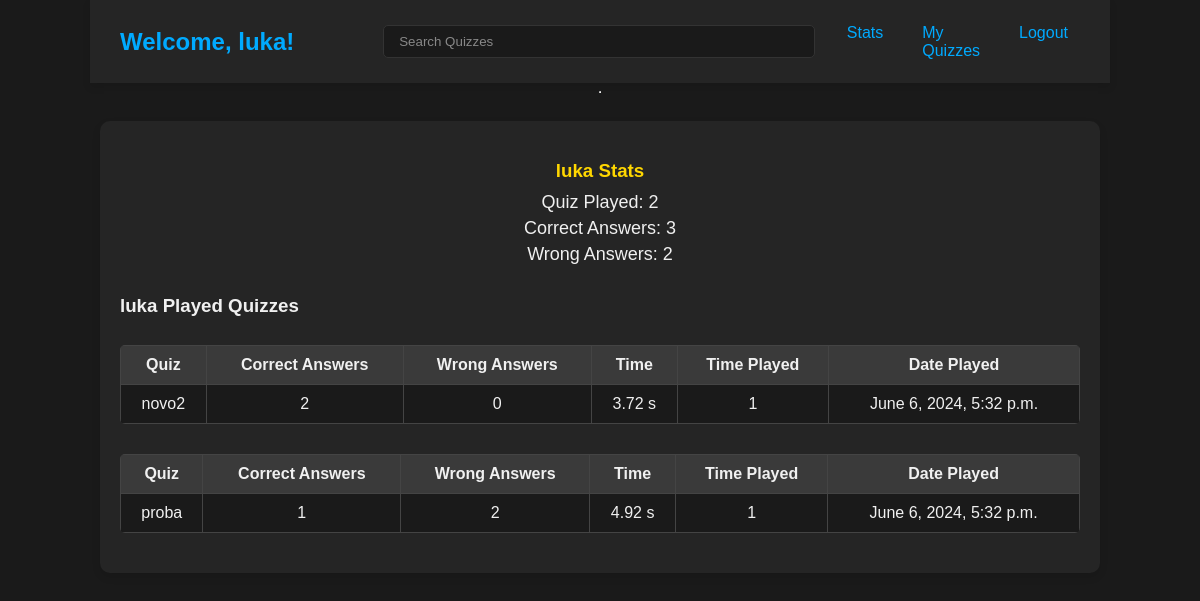
Before: /stats/ (signed in) with the older database file.
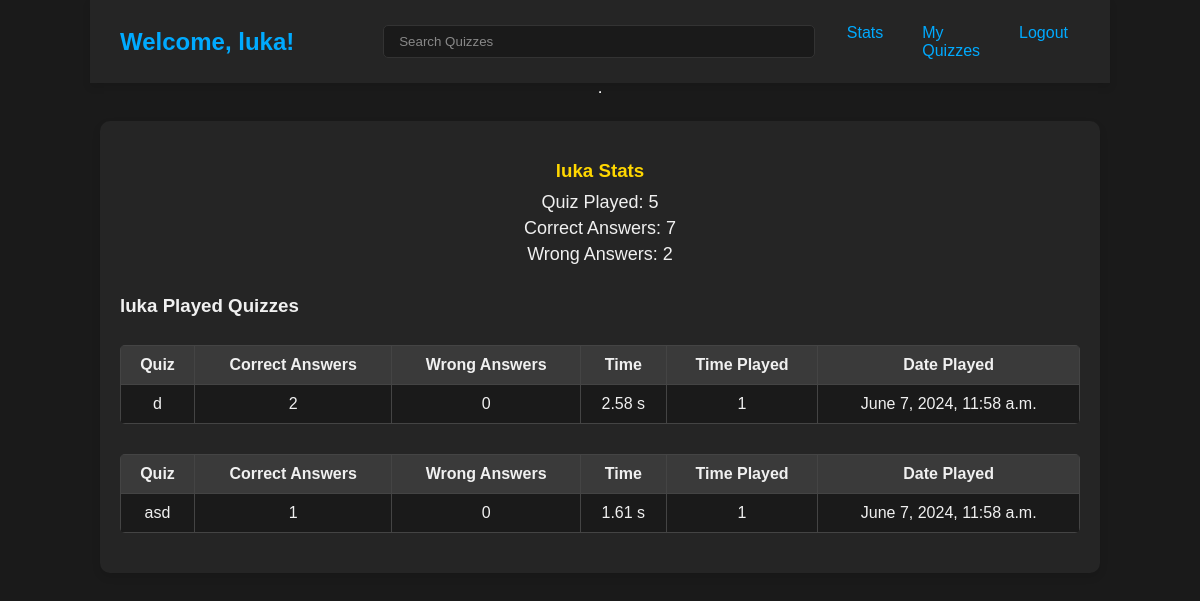
After: the same page with the newer database file.
### main/models.py (models this page shows, shortened)
class Statistic(models.Model):
    quizPlayed = models.IntegerField(default=0)
    correctAnswers = models.IntegerField(default=0)
    wrongAnswers = models.IntegerField(default=0)
    user = models.OneToOneField(User, on_delete=models.CASCADE)

class QuizStatistic(models.Model):
    correctAnswers = models.IntegerField(default=0)
    wrongAnswers = models.IntegerField(default=0)
    datePlayed = models.DateTimeField(auto_now_add=True)
    time = models.FloatField(default=0)
    timePlayed = models.IntegerField(default=0)
    quiz = models.ForeignKey(Quiz, on_delete=models.CASCADE)
    user = models.ForeignKey(User, on_delete=models.SET_NULL, null=True)

class Quiz(models.Model):
    quizName = models.CharField(max_length=100)
    numberOfQuestions = models.IntegerField(null=True, blank=False)
    author = models.ForeignKey(User, on_delete=models.SET_NULL, null=True)
    updated = models.DateTimeField(auto_now=True)
    created = models.DateTimeField(auto_now_add=True)
    public = models.BooleanField(default=False)
    class Meta:
        ordering = ["-created"]
    def __str__(self):
        return self.quizName

### main/views.py (the view)
# urls.py: path("stats/", views.user_statistic, name="stats"),
@login_required(login_url="/login")
def user_statistic(request):
    reset_quiz_statistics(request)
    user = User.objects.get(id=request.user.id)
    stats = get_object_or_404(Statistic, user=user)
    quizStats = QuizStatistic.objects.filter(user=user).order_by("-datePlayed")
    context = {"stats": stats, "quizStats": quizStats}
    return render(request, "main/statistics.html", context)

### main/views.py (called while the page is built)
def reset_quiz_statistics(request):
    quizStatistic = QuizStatistic.objects.all().last()
    if quizStatistic:
        if quizStatistic.time == 0:
            quizStatistic.delete()
            request.session["counter"] = 0
            request.session["counter1"] = 0
            request.session["timer"] = 0

### main/templates/main/statistics.html (shortened to what this page needs)
<!doctype html>
{% load static %}
<html lang="en">
<head>
    <link rel="stylesheet" type="text/css" media="screen" href="{% static 'styles/user_stats.css' %}">
</head>
<body>
{% include 'navbar.html' %}
<div class="stats-container">
    <div class="user-stats">
        <h3>{{ user.username }} Stats</h3>
        <p>Quiz Played: {{ stats.quizPlayed }}</p>
        <p>Correct Answers: {{ stats.correctAnswers }}</p>
        <p>Wrong Answers: {{ stats.wrongAnswers }}</p>
    </div>
    <div class="played-quizzes">
        <h3>{{ user.username }} Played Quizzes</h3>
        {% for q in quizStats %}
        <div class="quiz-stats">
            <div class="quiz-table-wrapper">
                <table class="quiz-table">
                    <thead>
                        <tr>
                            <th>Quiz</th>
                            <th>Correct Answers</th>
                            <th>Wrong Answers</th>
                            <th>Time</th>
                            <th>Time Played</th>
                            <th>Date Played</th>
                        </tr>
                    </thead>
                    <tbody>
                        <tr>
                            <td>{{ q.quiz }}</td>
                            <td>{{ q.correctAnswers }}</td>
                            <td>{{ q.wrongAnswers }}</td>
                            <td>{{ q.time }} s</td>
                            <td>{{ q.timePlayed }}</td>
                            <td>{{ q.datePlayed}}</td>
                        </tr>
                    </tbody>
                </table>
            </div>
        </div>
        {% endfor %}
    </div>
</div>
</body>
</html>

Changed rows visible on the page:
removed QuizStatistic: quiz "novo2", correctAnswers "2", wrongAnswers "0", time "3.72", timePlayed "1", datePlayed "June 6, 2024, 5:32 p.m."
removed QuizStatistic: quiz "proba", correctAnswers "1", wrongAnswers "2", time "4.92", timePlayed "1", datePlayed "June 6, 2024, 5:32 p.m."
changed Statistic: quizPlayed "2" → "5"; correctAnswers "3" → "7"
added QuizStatistic: quiz "d", correctAnswers "2", wrongAnswers "0", time "2.58", timePlayed "1", datePlayed "June 7, 2024, 11:58 a.m."
added QuizStatistic: quiz "asd", correctAnswers "1", wrongAnswers "0", time "1.61", timePlayed "1", datePlayed "June 7, 2024, 11:58 a.m."
